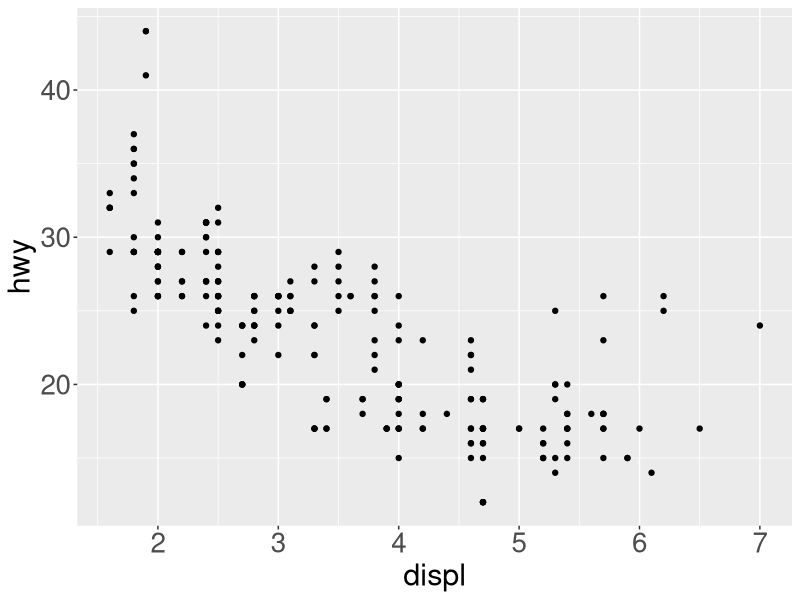
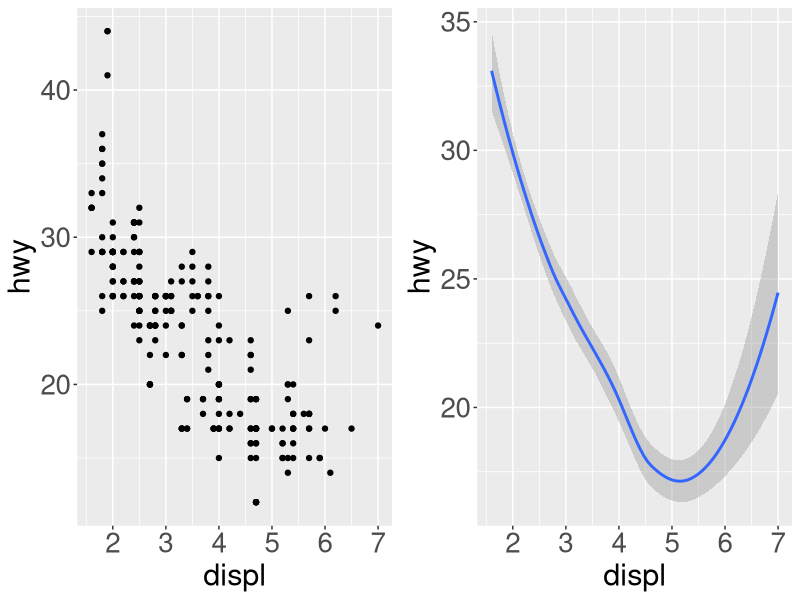
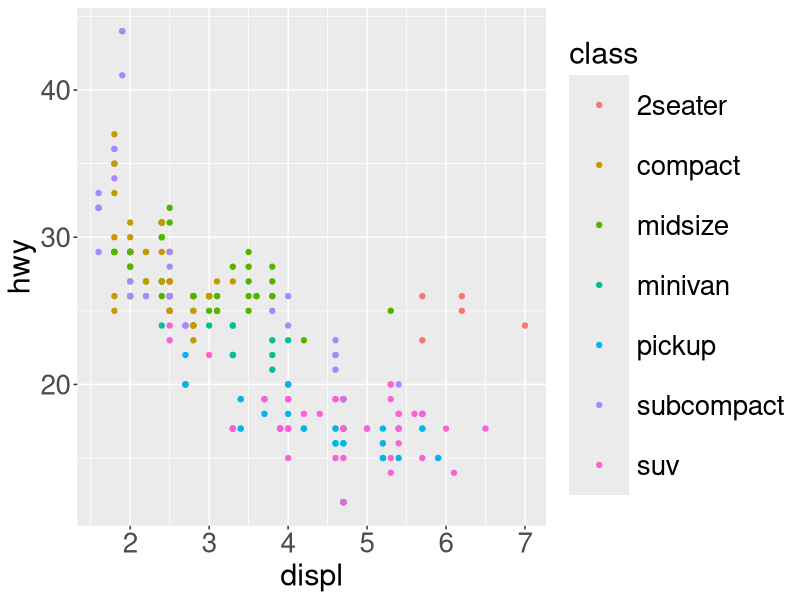
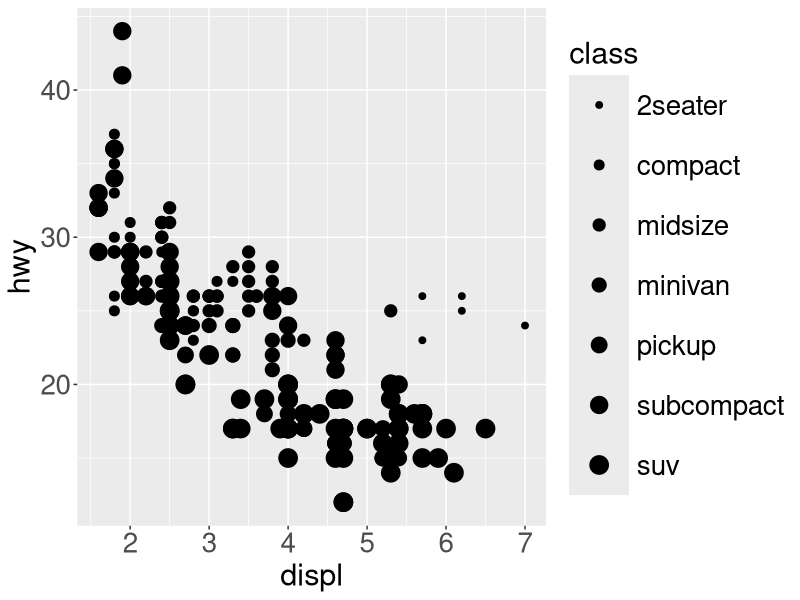
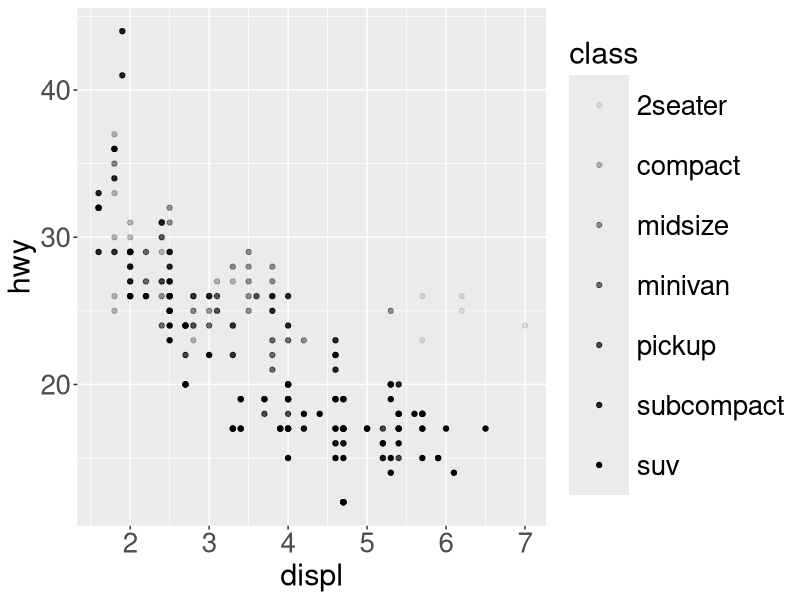
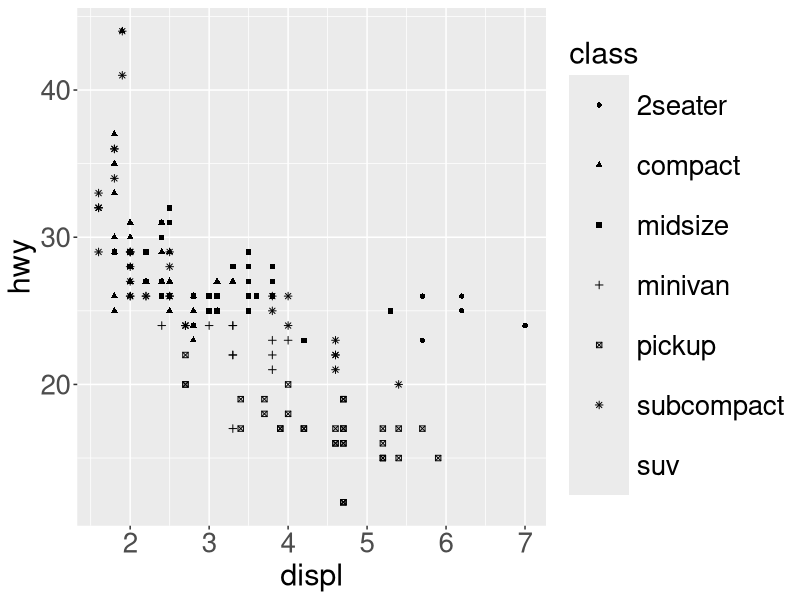
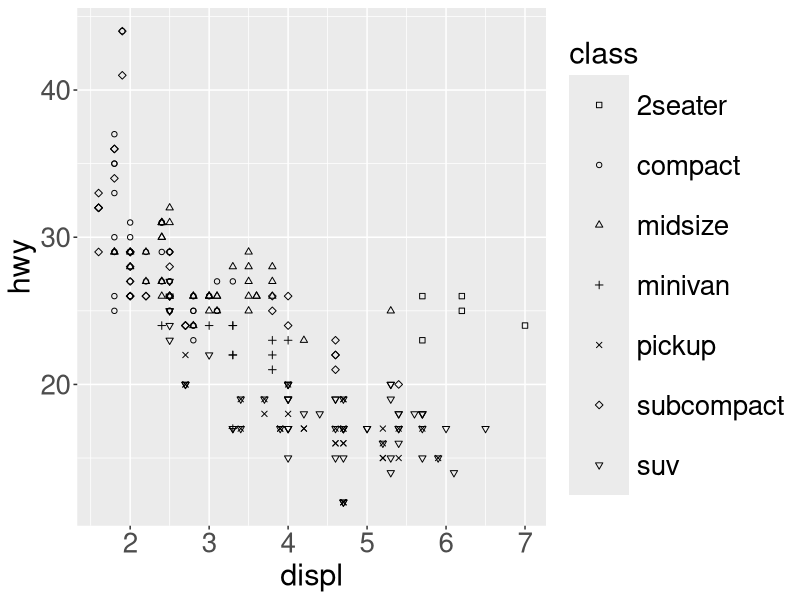
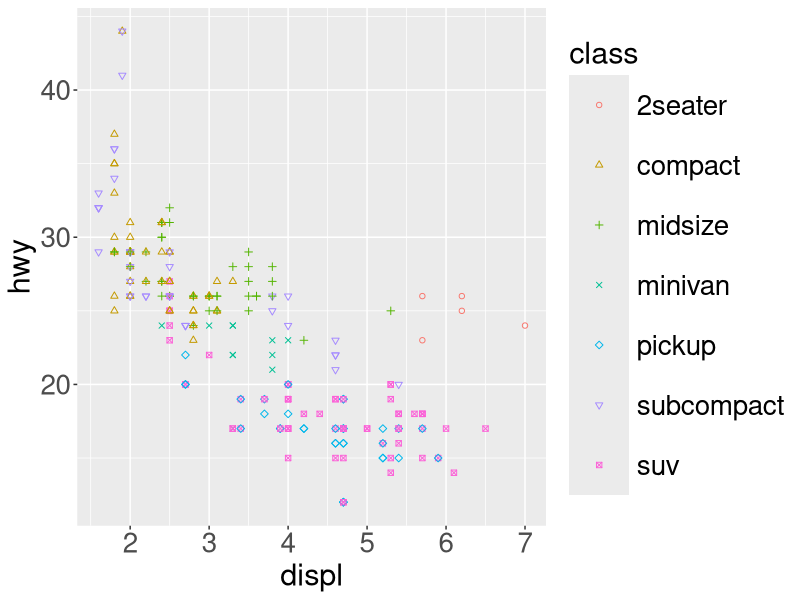

Generate these figures, in order, with R:
## ---- chunk 1
knitr::opts_chunk$set(echo = TRUE, out.height="150px", fig.align = 'center', message = FALSE, cache=TRUE)

library(egg)
library(tidyverse)

theme_update(
  legend.key.size = unit(3, "line"),        # legend symbols size
  legend.title = element_text(size = 22),   # legend labels
  legend.text = element_text(size = 20),    # legend text
  axis.title = element_text(size = 22),     # axis labels
  axis.text = element_text(size = 20),      # tick labels
  title = element_text(size = 22)           # title
)
## ---- chunk 2
ggplot(data = mpg) +
  geom_point(mapping = aes(x = displ, y = hwy))
## ---- chunk 3
left <- ggplot(data = mpg) + 
  geom_point(mapping = aes(x = displ, y = hwy))

right <- ggplot(data = mpg) + 
  geom_smooth(mapping = aes(x = displ, y = hwy))

ggarrange(left, right, nrow = 1)
## ---- chunk 4
ggplot(data = mpg) +
  geom_point(mapping = aes(x = displ, y = hwy, color = class))
## ---- chunk 5
subset(mpg, class == "2seater", 
       select = c("manufacturer", "model", "year"))
## ---- chunk 6
ggplot(data = mpg) +
  geom_point(aes(x = displ, y = hwy, size = class))
## ---- chunk 7
#> Using size for a discrete variable is not advised.
## ---- chunk 8
ggplot(data = mpg) +
  geom_point(aes(x = displ, y = hwy, alpha = class))
## ---- chunk 9
ggplot(data = mpg) +
  geom_point(aes(x = displ, y = hwy, shape = class))
## ---- chunk 10
ggplot(data = mpg) +
  geom_point(aes(x = displ, y = hwy, shape = class)) +
  scale_shape_manual(values = 0:6)
## ---- chunk 11
ggplot(data = mpg) +
  geom_point(
    mapping = aes(x = displ, y = hwy,
                  shape = class, color = class)) +
  scale_shape_manual(values = 1:7)
## ---- chunk 12
ggplot(mpg) +
  geom_point(aes(x = displ, y = hwy, colour = cty))
## ---- chunk 13
ggplot(mpg) + 
  geom_point(aes(x = displ, y = hwy, size = cty))
## ---- chunk 14
ggplot(mpg) + 
  geom_point(aes(x = displ, y = hwy, alpha = cty)) 
## ---- chunk 15
ggplot(data = mpg) + 
  geom_smooth(aes(x = displ, y = hwy, linetype = drv))
## ---- chunk 16
p1 <- ggplot(data = mpg) +
  geom_smooth(aes(x = displ, y = hwy))

p2 <- ggplot(data = mpg) +
  geom_smooth(aes(x = displ, y = hwy, group = drv))

ggarrange(p1, p2, nrow = 1)
## ---- chunk 17
left <- ggplot(data = mpg) +
  geom_smooth(aes(x = displ, y = hwy, group = drv))

right <- ggplot(data = mpg) +
  geom_smooth(aes(x = displ, y = hwy, linetype = drv))

ggarrange(left, right, nrow = 1)
## ---- chunk 18
left <- ggplot(data = mpg) +
  geom_smooth(aes(x = displ, y = hwy, group = drv))

right <- ggplot(data = mpg) +
  geom_smooth(aes(x = displ, y = hwy, color = drv))

ggarrange(left, right, nrow = 1)
## ---- chunk 19
ggplot(mpg) + 
  geom_point(aes(x = displ, y = hwy, 
                 colour = displ < 5))
## ---- chunk 20
ggplot(mpg) + 
  geom_point(aes(x = displ, y = hwy, 
                 colour = class == "2seater"))
## ---- chunk 21
ggplot(data = mpg) + 
  geom_point(aes(x = displ, y = hwy),
             color = "blue")
## ---- chunk 22
ggplot(data = mpg) +
  geom_point(aes(x = displ, y = hwy), 
    color = "blue",
    size = 6)
## ---- chunk 23
ggplot(data = mpg) + 
  geom_point(aes(x = displ, y = hwy), 
             color = "blue", size = 5, shape = 6)
## ---- chunk 24
ggplot(data = mpg) +
  geom_point(mapping = aes(x = displ, y = hwy),
    color = "blue", size = 5, shape = 24, fill = "red")
## ---- chunk 25
ggplot(data = mpg) +
  geom_point(aes(x = displ, y = hwy), 
             color = "blue", size = 5, shape = 23, fill = "red", stroke = 2
  )
## ---- chunk 26
ggplot(data = mpg) +
  geom_point(aes(x = displ, y = hwy),
    color = "darkblue",
    fill = "lightblue",
    shape = 21,
    size = 5,
    stroke = 1
  )
## ---- chunk 27
ggplot(data = mpg) +
  geom_point(aes(x = displ, y = hwy),
    color = "darkblue",
    fill = "lightblue",
    shape = 21,
    size = 5,
    stroke = 3
  )
## ---- chunk 28
left <- ggplot(data = mpg) + 
  geom_smooth(aes(x = displ, y = hwy))

center <- ggplot(data = mpg) + 
  geom_smooth(aes(x = displ, y = hwy),
    linetype = "dotted")

right <- ggplot(data = mpg) + 
  geom_smooth(aes(x = displ, y = hwy),
    linetype = "twodash")

ggarrange(left, center, right, nrow = 1)
## ---- chunk 29
left <- ggplot(data = mpg) + 
  geom_smooth(aes(x = displ, y = hwy))

center <- ggplot(data = mpg) + 
  geom_smooth(aes(x = displ, y = hwy),size = 2)

right <- ggplot(data = mpg) + 
  geom_smooth(aes(x = displ, y = hwy), size = 5)

ggarrange(left, center, right, nrow = 1)
## ---- chunk 30
left <- ggplot(data = mpg) + 
  geom_smooth(aes(x = displ, y = hwy),
              linetype = "dotted")

center <- ggplot(data = mpg) + 
  geom_smooth(aes(x = displ, y = hwy),
              linetype = "dotted", size = 2)

right <- ggplot(data = mpg) + 
  geom_smooth(aes(x = displ, y = hwy),
              linetype = "dotted", size = 5)

ggarrange(left, center, right, nrow = 1)
## ---- chunk 31

left <- ggplot(data = mpg) +
  geom_smooth(aes(x = displ, y = hwy))

right <- ggplot(data = mpg) +
  geom_smooth(aes(x = displ, y = hwy),
    se = FALSE)

ggarrange(left, right, nrow = 1)
## ---- chunk 32
left <- ggplot(data = mpg) +
  geom_smooth(aes(x = displ, y = hwy, linetype = drv))

right <- ggplot(data = mpg) +
  geom_smooth(aes(x = displ, y = hwy, linetype = drv),
    se = FALSE)

ggarrange(left, right, nrow = 1)
## ---- chunk 33
l <- ggplot(data = mpg) + 
  geom_smooth(aes(x = displ, y = hwy, color = drv))
  
r <- ggplot(data = mpg) + 
  geom_smooth(aes(x = displ, y = hwy, color = drv),
    se = FALSE)

ggarrange(l, r, nrow = 1)
## ---- chunk 34
l <- ggplot(data = mpg) + 
  geom_point(aes(x = displ, y = hwy))

c <- ggplot(data = mpg) + 
  geom_smooth(aes(x = displ, y = hwy))

r <- ggplot(data = mpg) + 
  geom_smooth(aes(x = displ, y = hwy), method = "lm")

ggarrange(l, c, r, nrow = 1)
## ---- chunk 35
l <- ggplot(data = mpg) + 
  geom_smooth(aes(x = displ, y = hwy, linetype = drv),
    se = FALSE)

r <- ggplot(data = mpg) + 
  geom_smooth(aes(x = displ, y = hwy, linetype = drv),
    se = FALSE, show.legend = FALSE)

ggarrange(l, r, nrow = 1)
## ---- chunk 36
l <- ggplot(data = mpg) + 
  geom_smooth(aes(x = displ, y = hwy, color = drv),
    se = FALSE)

r <- ggplot(data = mpg) + 
  geom_smooth(aes(x = displ, y = hwy, color = drv),
    se = FALSE, show.legend = FALSE)

ggarrange(l, r, nrow = 1)
## ---- chunk 37
ggplot(data = mpg) + 
  geom_point(aes(x = displ, y = hwy)) + 
  facet_wrap(~ class, nrow = 2)
## ---- chunk 38
ggplot(data = mpg) + 
  geom_smooth(aes(x = displ, y = cyl), se = FALSE) + 
  facet_wrap(~class, nrow = 2)
## ---- chunk 39
ggplot(data = mpg) + 
  geom_point(aes(x = displ, y = hwy)) + 
  facet_grid(drv ~ cyl)
## ---- chunk 40
ggplot(data = mpg) + 
  geom_point(aes(x = displ, y = hwy)) + 
  facet_grid(. ~ cyl)
## ---- chunk 41
ggplot(data = mpg) + 
  geom_point(aes(x = displ, y = hwy)) +
  facet_grid(drv ~ .)
## ---- chunk 42
ggplot(data = mpg) + 
  geom_point(aes(x = displ, y = hwy)) +
  geom_smooth(aes(x = displ, y = hwy))
## ---- chunk 43
p1 <- ggplot(data = mpg) +
  geom_smooth( mapping = aes(x = displ, y = hwy),
    se = FALSE) +
  geom_point(mapping = aes(x = displ, y = hwy))
              
p2 <- ggplot(data = mpg) +
  geom_smooth(mapping = aes(x = displ, y = hwy,
                            group = drv), 
    se = FALSE) +
  geom_point(mapping = aes(x = displ, y = hwy))
              
ggarrange(p1, p2, nrow = 1)
## ---- chunk 44
ggplot(data = mpg, aes(x = displ, y = hwy)) + 
  geom_point() + 
  geom_smooth()
## ---- chunk 45
ggplot(data = mpg, aes(x = displ, y = hwy)) + 
  geom_smooth(aes(color = drv), se = FALSE) +
  geom_point()
## ---- chunk 46
ggplot(data = mpg, aes(x = displ, y = hwy, color = drv)) + 
  geom_smooth(se = FALSE) +
  geom_point()
## ---- chunk 47
ggplot(data = mpg, aes(x = displ, y = hwy)) +
  geom_smooth(aes(linetype = drv), se = FALSE) +
  geom_point(aes(color = drv))
## ---- chunk 48
ggplot(data = mpg, aes(x = displ, y = hwy,
                       color = drv)) + 
  geom_smooth(aes(linetype = drv), se = FALSE) + 
  geom_point() 
## ---- chunk 49
ggplot(data = mpg, aes(x = displ, y = hwy)) + 
  geom_point(mapping = aes(color = class)) + 
  geom_smooth()
## ---- chunk 50
ggplot(data = mpg, aes(x = displ, y = hwy)) + 
  geom_smooth(aes(linetype = drv)) +
  geom_point(aes(color = class))
## ---- chunk 51
ggplot(data = mpg, aes(x = displ, y = hwy)) + 
  geom_smooth(aes(linetype = drv), se = FALSE) +
  geom_point(aes(color = class))
## ---- chunk 52
ggplot(data = mpg, aes(x = displ, y = hwy)) + 
  geom_smooth(se = FALSE) + 
  geom_point() + 
  facet_wrap(~class, nrow = 2)
## ---- chunk 53
ggplot(data = mpg, aes(x = displ, y = hwy)) + 
  geom_point() + 
  geom_smooth(method = "lm", se = FALSE) +  
  facet_wrap(~class, nrow = 2)
## ---- chunk 54
ggplot(data = mpg, aes(x = displ, y = hwy)) +
  geom_point(aes(color = class)) +
  geom_smooth(
    data = subset(mpg, class == "subcompact"), 
    se = FALSE
  )
## ---- chunk 55
ggplot(data = mpg, aes(x = displ, y = hwy)) +
  geom_point(aes(color = class)) +
  geom_smooth(
    data = subset(mpg, class == "subcompact"), 
    se = FALSE
  ) +
  geom_smooth(
    data = subset(mpg, class == "2seater"), 
    se = FALSE
  )
## ---- chunk 56
ggplot(data = subset(mpg, class != "2seater"), 
       aes(x = displ, y = hwy)) +
  geom_point(aes(color = class)) +
  geom_smooth(se = FALSE)
## ---- chunk 57
ggplot(data = subset(mpg, class != "2seater"), 
       aes(x = displ, y = hwy)) +
  geom_point(aes(color = class)) +
  geom_smooth(
    data = subset(mpg,
                  class %in% c("suv", "subcompact")),
    aes(linetype = class), se = FALSE)
## ---- chunk 58
ggplot(data = diamonds) + 
  geom_bar(aes(x = cut))
## ---- chunk 59
ggplot(data = diamonds) + 
  stat_count(aes(x = cut))
## ---- chunk 60
tib <- tribble(
  ~cut,         ~freq,
  "Fair",       1610,
  "Good",       4906,
  "Very Good",  12082,
  "Premium",    13791,
  "Ideal",      21551
)
## ---- chunk 61
ggplot(data = tib) +
  geom_bar(aes(x = cut, y = freq),
    stat = "identity")
## ---- chunk 62
ggplot(data = tib) +
  stat_identity(aes(x = cut, y = freq))
## ---- chunk 63
ggplot(data = tib) +
  geom_col(aes(x = cut, y = freq))
## ---- chunk 64
plt_1 <- ggplot(data = diamonds) +
  geom_bar(aes(x = cut))

plt_1 <- ggplot_build(plt_1)
plt_1$data[[1]][, 1:8]
## ---- chunk 65
ggplot(data = diamonds) +
  geom_bar(aes(x = cut, y = stat(prop)))
## ---- chunk 66
plt_2 <- ggplot(data = diamonds) +
  geom_bar(aes(x = cut, y = stat(prop)))

plt_2 <- ggplot_build(plt_2)
plt_2$data[[1]][, 1:8]

## ---- chunk 67
ggplot(data = diamonds) + 
  geom_bar(aes(x = cut, y = stat(prop), group = 1))
## ---- chunk 68
plt_3 <- ggplot(data = diamonds) +
  geom_bar(aes(x = cut, y = stat(prop), group = 1))
plt_3 <- ggplot_build(plt_3)

plt_3$data[[1]][, 1:5]
## ---- chunk 69
ggplot(data = diamonds) + 
  geom_bar(aes(x = cut, color = cut))
## ---- chunk 70
ggplot(data = diamonds) + 
  geom_bar(aes(x = cut, color = cut), fill = "white")
## ---- chunk 71
ggplot(data = diamonds) + 
  geom_bar(aes(x = cut, color = cut),
           fill = "white", show.legend = FALSE)
## ---- chunk 72
ggplot(data = diamonds) + 
  geom_bar(aes(x = cut, fill = clarity))
## ---- chunk 73
ggplot(data = diamonds) + 
  geom_bar(aes(x = cut, fill = clarity), 
           position = "fill")
## ---- chunk 74
ggplot(data = diamonds) + 
  geom_bar(aes(x = cut, fill = clarity), 
           position = "dodge")
## ---- chunk 75
ggplot(data = mpg) + 
  geom_point(aes(x = displ, y = hwy))
## ---- chunk 76
p1 <- ggplot(data = mpg) + 
  geom_point(aes(x = displ, y = hwy),
             position = "jitter")

p2 <- ggplot(data = mpg) + 
  geom_point(aes(x = displ, y = hwy))

ggarrange(p1, p2, nrow = 1)

## ---- chunk 77
p1 <- ggplot(data = mpg, aes(x = displ, y = hwy)) + 
  geom_point(position = "jitter") +
  geom_smooth()

p2 <- ggplot(data = mpg,  aes(x = displ, y = hwy)) + 
  geom_point() +
  geom_smooth()

ggarrange(p1, p2, nrow = 1)

## ---- chunk 78
p1 <- ggplot(data = mpg, aes(x = cty, y = hwy)) +
        geom_point()

p2 <- ggplot(data = mpg, aes(x = cty, y = hwy)) +
        geom_jitter()

p3 <- ggplot(data = mpg, aes(x = cty, y = hwy)) +
  geom_jitter(height = 2, width = 2)

ggarrange(p1, p2, p3, nrow = 1)
## ---- chunk 79
ggplot(data = mpg, aes(x = class, y = hwy)) + 
  geom_boxplot()

## ---- chunk 80
ggplot(data = mpg, aes(x = class, y = hwy)) + 
  geom_boxplot() +
  coord_flip()

## ---- chunk 81
ggplot(mpg, aes(x = "", fill = drv)) +
  geom_bar() 
## ---- chunk 82
ggplot(mpg, aes(x = "", fill = drv)) +
  geom_bar() +
  coord_polar("y")
## ---- chunk 83
ggplot(mpg, aes(x = "", fill = class)) +
  geom_bar() +
  coord_polar("y")
## ---- chunk 84
ggplot(mpg, aes(x = "", fill = drv)) +
  geom_bar() +
  coord_polar("y")
